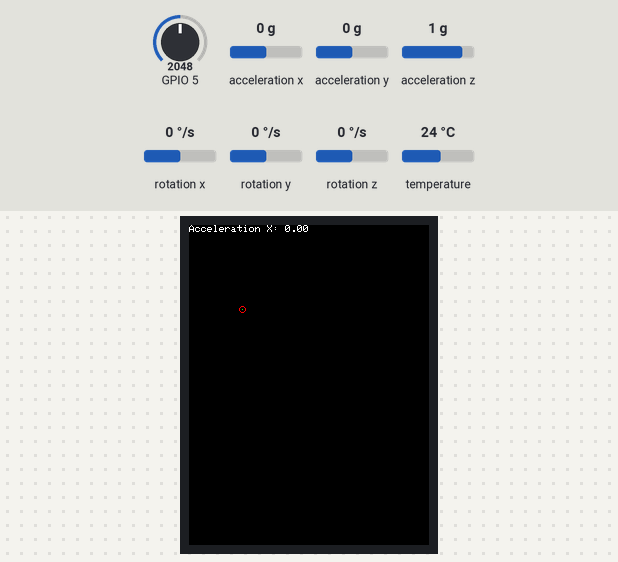
Simulated run of this sketch. Board: ESP32. Shown: 240×320 colour display. Inputs (shaded band) come from the test bench; at power-on: acceleration x 0 g, GPIO 5 = 2048, acceleration y 0 g, acceleration z 1 g, rotation x 0 °/s, rotation y 0 °/s, rotation z 0 °/s, temperature 24 °C. Random numbers use the default seed unless the sketch sets one; what the sketch prints to the serial monitor is not drawn.

Above: at 1.6 s.
1.7 s: acceleration x set to -1.4 g
3.4 s: acceleration x set to -0.8 g
5.0 s: acceleration x set to 0.8 g
Timing chart, 0 to 8.0 s (numbered marks = the images above; inputs shaded):
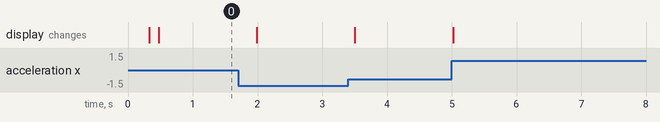

The sketch:

TFT-LCD4_TEST.ino
```cpp
#include <TFT_eSPI.h>
#include <SPI.h>
#include <Adafruit_MPU6050.h>
#include <Adafruit_Sensor.h>
#include <Wire.h>

uint16_t pixelColor = 0;
uint8_t location1[2];
uint8_t location2[2];
Adafruit_MPU6050 mpu;
int16_t AcX,AcY,AcZ,Tmp,GyX,GyY,GyZ;

TFT_eSPI tft = TFT_eSPI();

void setup() {
  Serial.begin(115200);
  while (!Serial)
    delay(10); // will pause Zero, Leonardo, etc until serial console opens

  Serial.println("Adafruit MPU6050 test!");

  // Try to initialize!
  if (!mpu.begin()) {
    Serial.println("Failed to find MPU6050 chip");
    while (1) {
      delay(10);
    }
  }
  Serial.println("MPU6050 Found!");

  tft.init();
  tft.setRotation(0);
  tft.fillScreen(TFT_BLACK);

  mpu.setAccelerometerRange(MPU6050_RANGE_8_G);
  Serial.print("Accelerometer range set to: ");
  switch (mpu.getAccelerometerRange()) {
  case MPU6050_RANGE_2_G:
    Serial.println("+-2G");
    break;
  case MPU6050_RANGE_4_G:
    Serial.println("+-4G");
    break;
  case MPU6050_RANGE_8_G:
    Serial.println("+-8G");
    break;
  case MPU6050_RANGE_16_G:
    Serial.println("+-16G");
    break;
  }
  mpu.setGyroRange(MPU6050_RANGE_500_DEG);
  Serial.print("Gyro range set to: ");
  switch (mpu.getGyroRange()) {
  case MPU6050_RANGE_250_DEG:
    Serial.println("+- 250 deg/s");
    break;
  case MPU6050_RANGE_500_DEG:
    Serial.println("+- 500 deg/s");
    break;
  case MPU6050_RANGE_1000_DEG:
    Serial.println("+- 1000 deg/s");
    break;
  case MPU6050_RANGE_2000_DEG:
    Serial.println("+- 2000 deg/s");
    break;
  }

  mpu.setFilterBandwidth(MPU6050_BAND_21_HZ);
  Serial.print("Filter bandwidth set to: ");
  switch (mpu.getFilterBandwidth()) {
  case MPU6050_BAND_260_HZ:
    Serial.println("260 Hz");
    break;
  case MPU6050_BAND_184_HZ:
    Serial.println("184 Hz");
    break;
  case MPU6050_BAND_94_HZ:
    Serial.println("94 Hz");
    break;
  case MPU6050_BAND_44_HZ:
    Serial.println("44 Hz");
    break;
  case MPU6050_BAND_21_HZ:
    Serial.println("21 Hz");
    break;
  case MPU6050_BAND_10_HZ:
    Serial.println("10 Hz");
    break;
  case MPU6050_BAND_5_HZ:
    Serial.println("5 Hz");
    break;
  }

  Serial.println("");
  delay(100);

  pixelColor = convertColor(0,255,0);
  connectRandomLines(300, pixelColor);
}

void loop() {
  /* Get new sensor events with the readings */
  sensors_event_t a, g, temp;
  mpu.getEvent(&a, &g, &temp);

  /* Print out the values */
  tft.setCursor(0,0,1);
  tft.print("Acceleration X: ");
  tft.println(a.acceleration.x);
  Serial.print(", Y: ");
  Serial.print(a.acceleration.y);
  Serial.print(", Z: ");
  Serial.print(a.acceleration.z);
  Serial.println(" m/s^2");

  Serial.print("Rotation X: ");
  Serial.print(g.gyro.x);
  Serial.print(", Y: ");
  Serial.print(g.gyro.y);
  Serial.print(", Z: ");
  Serial.print(g.gyro.z);
  Serial.println(" rad/s");

  Serial.print("Temperature: ");
  Serial.print(temp.temperature);
  Serial.println(" degC");

  Serial.println("");
  delay(500);
}

// Converts RGB888 to RGB565
// See: http://www.barth-dev.de/online/rgb565-color-picker/
uint16_t convertColor(uint8_t red, uint8_t green, uint8_t blue) {
  uint16_t Rgb565;
  Rgb565 = (red & 0b11111000) <<8;
  Rgb565 = Rgb565 + ((green & 0b11111100 ) <<3);
  Rgb565 = Rgb565 + ((blue) >> 3);

  return Rgb565;
}

// Creates a random number and puts it into a given array of two
void getRandomXY(uint8_t arr[2]) {
  randomSeed(analogRead(5));
  arr[0] = random(0, 127);
  arr[1] = random(0, 159);
}

void connectRandomLines(uint32_t lines, uint16_t lineColor) {
  getRandomXY(location1);
  getRandomXY(location2);
  tft.drawLine(location1[0], location1[1], location2[0], location2[1], lineColor);
  tft.drawCircle(location1[0], location1[1], 3, convertColor(255,0,0));
  delay(100);
  int start = millis();
  int ending = 0;

  for(int i = 0; i < (lines - 1) ; i++) {
    getRandomXY(location1);
    tft.drawLine(location1[0], location1[1], location2[0], location2[1], lineColor);
    location2[0] = location1[0];
    location2[1] = location1[1];
  }
  ending = millis();
  int result = ending - start;
  Serial.print("Time taken: ");
  Serial.print(result);
  Serial.println(" ms");
}
```
